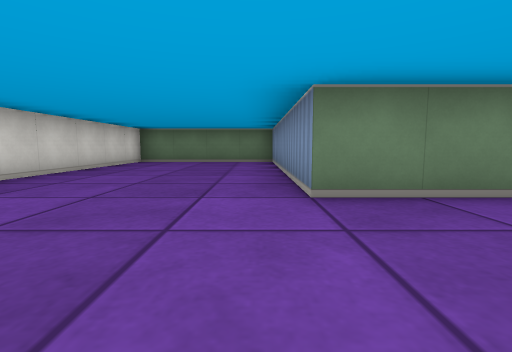
view 1 (above)

20 first-person views from a walk through a cub3D maze. The camera is about half as high as the walls, tilts 6° down and sees 85° across. The floor is counted in squares. Each view is taken from the middle of a square. On the plan, view 1 faces up. The plan holds only what a view shows up to about 9 squares ahead; the rest is blank.

view 2
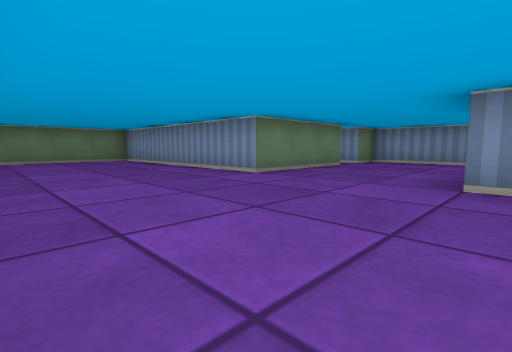

view 3
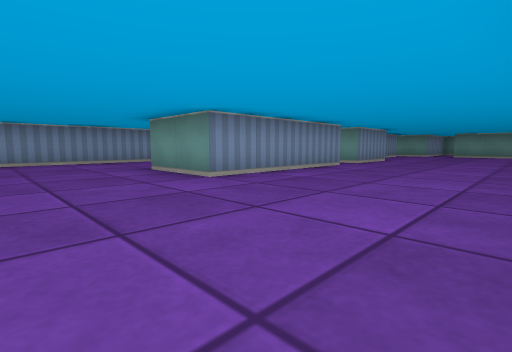

view 4
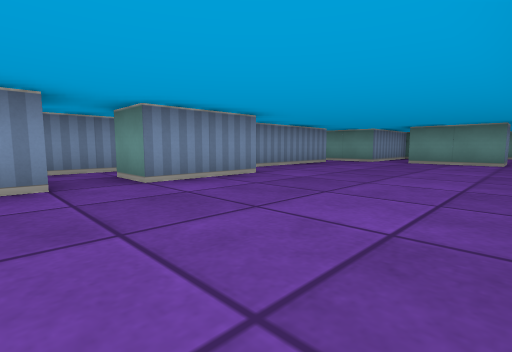

view 5
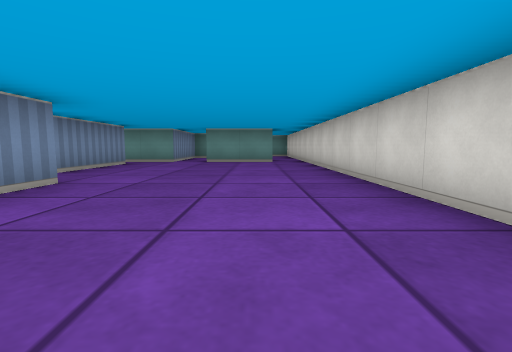

view 6
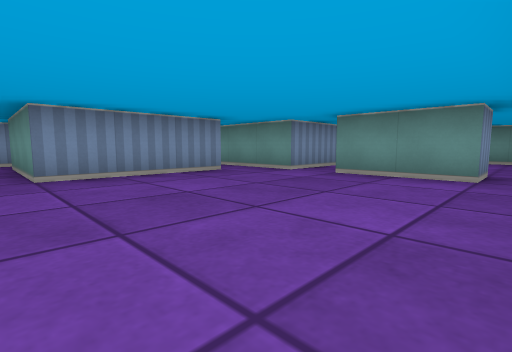

view 7
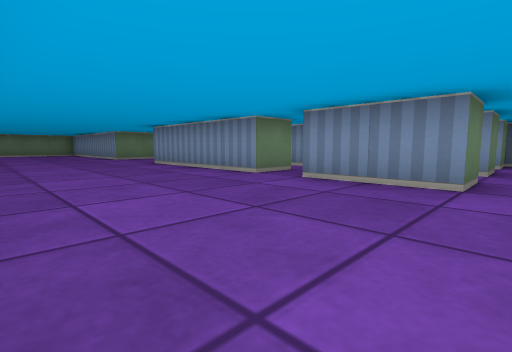

view 8
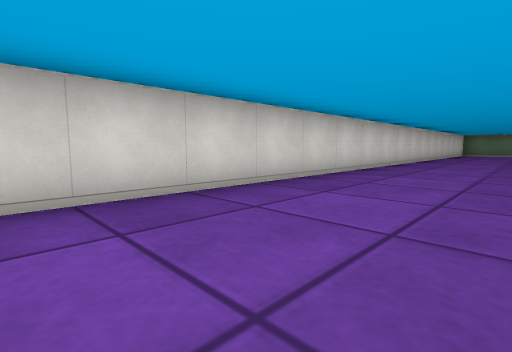

view 9
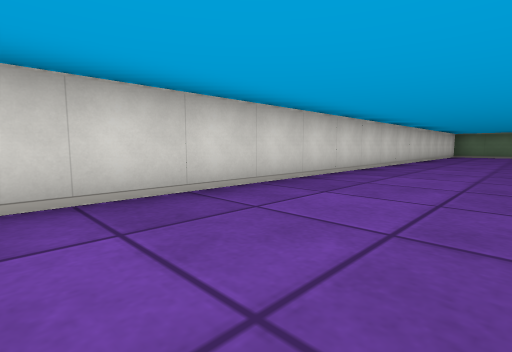

view 10
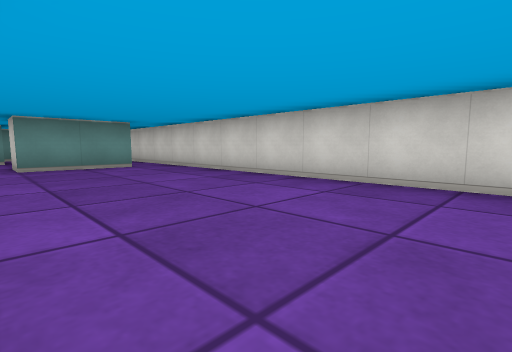

view 11
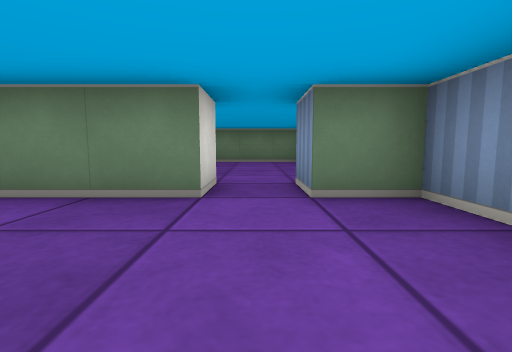

view 12
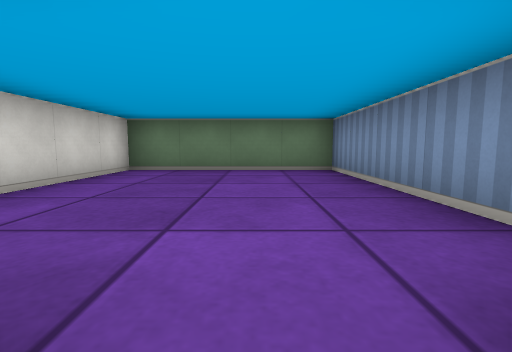

view 13
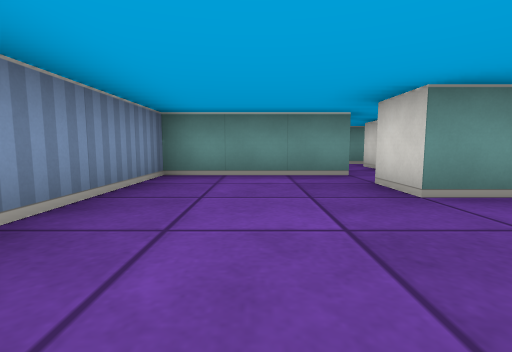

view 14
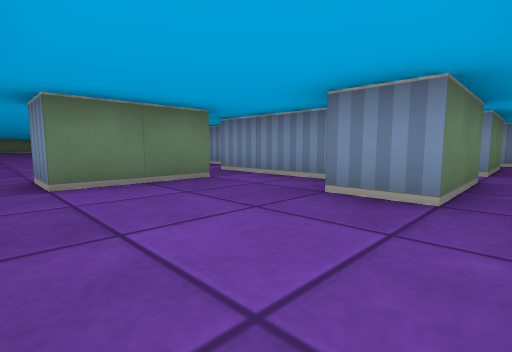

view 15
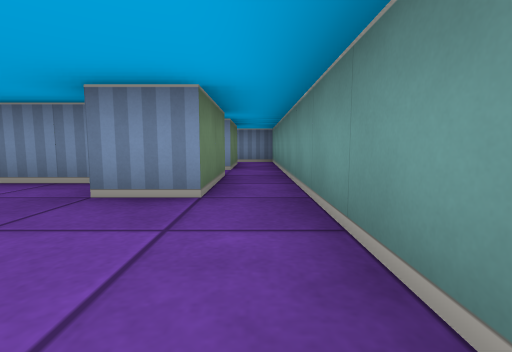

view 16
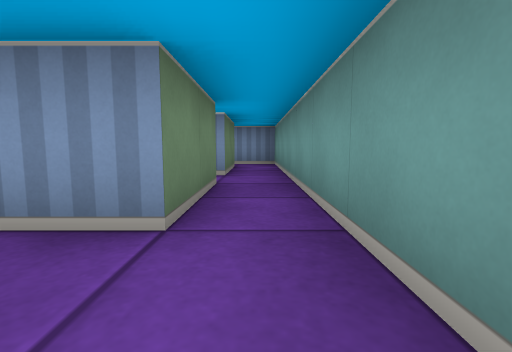

view 17
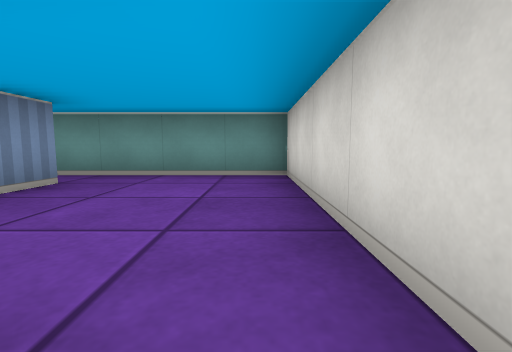

view 18
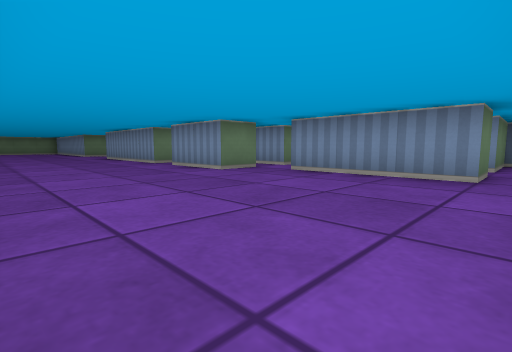

view 19
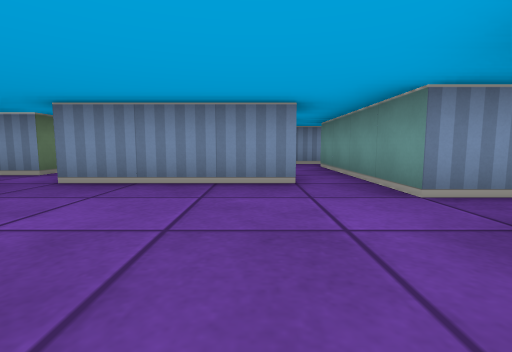

view 20
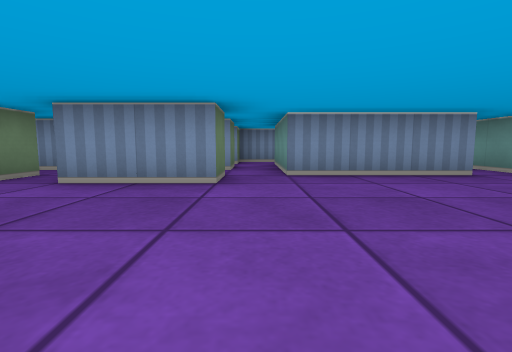

### Floor plan
Points are (right, up) in squares from view 1. A wall is a line through its corners. A room is listed if a view was taken in it or the views show most of it. See-through windows are left out.
Room 1 (views 1, 2, 3, 4, 5, 6, 7, 8, 9, 10, 11, 12, 13, 18, 19, 20)
walls: (1.5, -3.8) (1.5, -4.5) (0.5, -4.5) (0.5, -0.5) (2.5, -0.5) (2.5, -1.5); (2.4, -2.5) (5.5, -2.5) (5.5, 2.5) (4.5, 2.5) (4.5, 3.5); (2.5, -4.6) (2.5, -3.6); (1.5, -7.5) (0.5, -7.5) (0.5, -5.5) (1.5, -5.5); (3.5, -7.5) (2.5, -7.5) (2.5, -5.5); (3.5, 3.5) (3.5, 2.5) (0.5, 2.5) (0.5, 8.5) (-3.5, 8.5) (-3.5, -12.5); (2.5, -11.5) (1.5, -11.5) (1.5, -8.5) (3.5, -8.5); (0.5, -12.5) (2.5, -12.5); (-2.5, -12.5) (-0.5, -12.5)
ways out: opening at (-3, -13) to room 2; opening at (0, -13) to room 2; opening at (4, 3) to room 3; opening at (2, -12) to room 4; opening at (1, -5) to room 5; opening at (2, -6.5) to room 5; opening at (2, -3.5) to room 5; opening at (3, -8)
Room 2 (views 14, 15, 16, 17)
walls: (0.5, -15) (0.5, -12.5); (-0.5, -12.5) (-0.5, -13.5) (-2.5, -13.5) (-2.5, -12.5); (1.5, -16.5) (-0.5, -16.5) (-0.5, -15.5); (-3.5, -12.5) (-3.5, -17.5) (1.5, -17.5)
ways out: opening at (-3, -13) to room 1; opening at (0, -13) to room 1; opening at (0.5, -17)
Room 3 (no view inside)
walls: (5.5, 4.5) (5.5, 8.5) (1.5, 8.5) (1.5, 5.6)
ways out: opening at (4, 3) to room 1
Room 4 (no view inside)
walls: (2.5, -12.5) (4.5, -12.5); (4.5, -11.5) (3.5, -11.5)
ways out: opening at (2, -12) to room 1; opening at (4, -12)
Room 5 (no view inside)
walls: (2.5, -5.5) (2.5, -4.6)
ways out: opening at (1, -5) to room 1; opening at (2, -6.5) to room 1; opening at (2, -3.5) to room 1

Positions as (right, up) in squares from view 1, and headings:
1: (0, 0), facing up
2: (-3, -1), facing up-right
3: (-3, 2), facing down-right
4: (-3, -4), facing down-right
5: (-2, -4), facing down
6: (-3, -8), facing down-right
7: (-3, -8), facing up-right
8: (-1, -8), facing up-left
9: (-1, -6), facing up-left
10: (0, -6), facing down-left
11: (4, 0), facing up
12: (4, 3), facing up
13: (4, 2), facing down
14: (-3, -17), facing up-right
15: (-3, -17), facing right
16: (-2, -17), facing right
17: (-3, -13), facing down
18: (-3, -12), facing up-right
19: (-2, -11), facing right
20: (-3, -8), facing right
